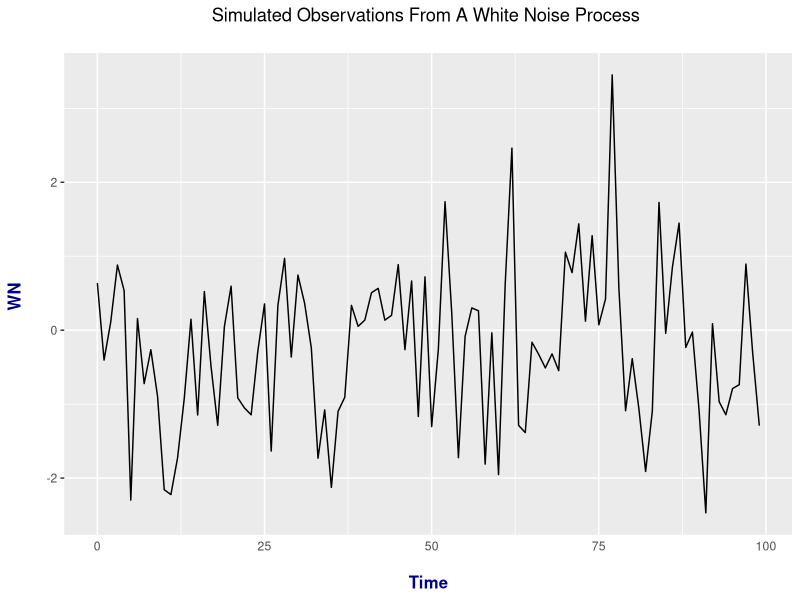
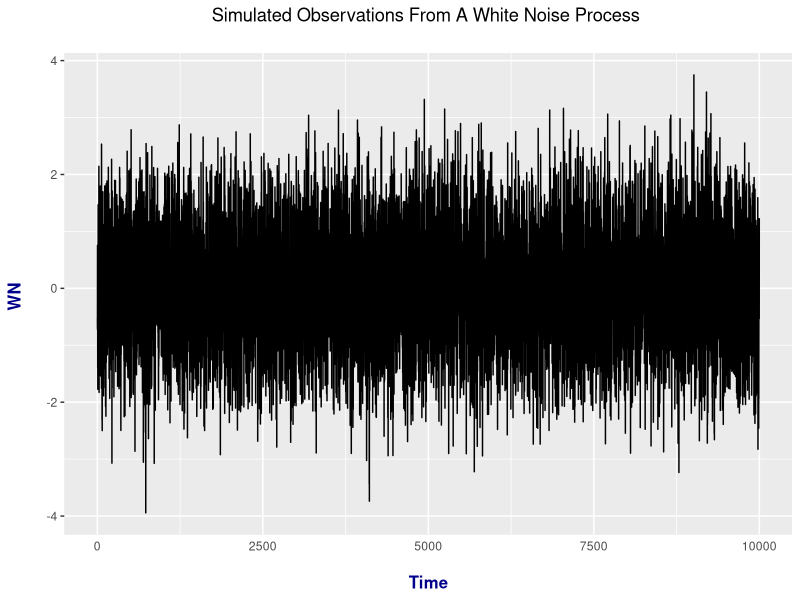
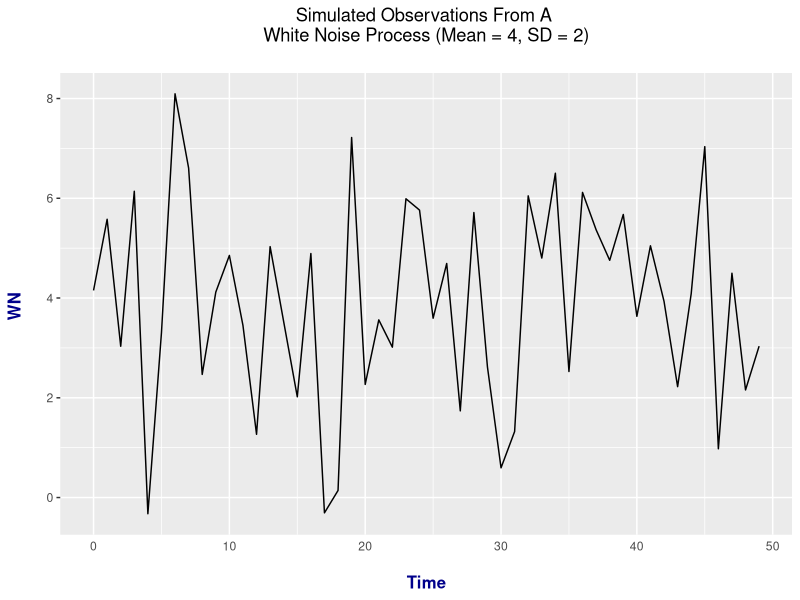

R code for these plots, in order:
## ---- chunk 1
# Simulating White Noise (Time Series)

# Reference: Datacamp Slides

# In the slides, a base R graphics plot is used. I want to use ggplot2 as ggplot2 looks
# nicer.

library(ggplot2)

# White Noise is a very simple stationary process.

# Weak white noise has a fixed constant mean, a fixed constant variance and
# no correlation over time.

#### Simulate 100 observations in White Noise model.

wn_sim_100 <- arima.sim(model = list(order = c(0, 0, 0)), n = 100)

head(wn_sim_100)

ts_wn100 <- data.frame(Time = seq(0, 99, 1), WN = wn_sim_100)

head(ts_wn100); tail(ts_wn100)
## ---- chunk 2
# Ggplot2 line plot of simulated white noise observations:

ggplot(data = ts_wn100, aes(x = Time, y = WN)) + 
  geom_line() +
  labs(x = "\n Time ", y = "WN \n", title = "Simulated Observations From A White Noise Process \n") +
  theme(plot.title = element_text(hjust = 0.5), 
        axis.ticks.x = element_blank(),
        axis.title.x = element_text(face="bold", colour="darkblue", size = 12),
        axis.title.y = element_text(face="bold", colour="darkblue", size = 12))
## ---- chunk 3
### Simulate 10000 observations in White Noise model.

wn_sim10000 <- arima.sim(model = list(order = c(0, 0, 0)), n = 10000)

head(wn_sim10000)

ts_wn10000 <- data.frame(Time = seq(0, 9999, 1), WN = wn_sim10000)

head(ts_wn10000); tail(ts_wn10000)

# Ggplot2 line plot of simulated white noise observations:

ggplot(data = ts_wn10000, aes(x = Time, y = WN)) + 
  geom_line() +
  labs(x = "\n Time ", y = "WN \n", title = "Simulated Observations From A White Noise Process \n") +
  theme(plot.title = element_text(hjust = 0.5), 
        axis.ticks.x = element_blank(),
        axis.title.x = element_text(face="bold", colour="darkblue", size = 12),
        axis.title.y = element_text(face="bold", colour="darkblue", size = 12))
## ---- chunk 4
# Simulating observations from white noise model with different means and variance.

# Simulate 50 observations from the WN model with mean = 2, sd = 2 (var = 4)

wn_2 <- arima.sim(model = list(order = c(0, 0, 0)), n = 50, mean = 4, sd = 2)

head(wn_2)

ts_wn_2 <- data.frame(Time = seq(0, 49, 1), WN = wn_2)

head(ts_wn_2); tail(ts_wn_2)

# Ggplot2 line plot of simulated white noise observations:

ggplot(data = ts_wn_2, aes(x = Time, y = WN)) + 
  geom_line() +
  labs(x = "\n Time ", y = "WN \n", title = "Simulated Observations From A \n White Noise Process (Mean = 4, SD = 2) \n") +
  theme(plot.title = element_text(hjust = 0.5), 
        axis.ticks.x = element_blank(),
        axis.title.x = element_text(face="bold", colour="darkblue", size = 12),
        axis.title.y = element_text(face="bold", colour="darkblue", size = 12))

# Fit second white noise model with arima():

arima(wn_2, order = c(0, 0, 0))

# Mean and variance of white noise:

mean(wn_2)

var(wn_2)
